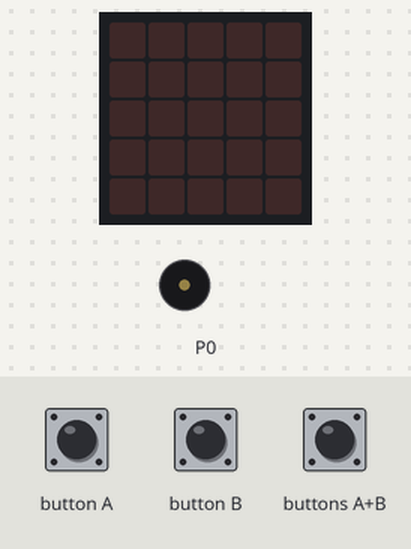
Recording of a program running on a simulated BBC micro:bit (MakeCode). Parts: the board's 5×5 LED display, buzzer (waves = sounding). The inputs (shaded band) are chosen by the test bench.

Above: at 1.2 s.
1.3 s: button A pressed for 0.15 s
At 3.3 s:
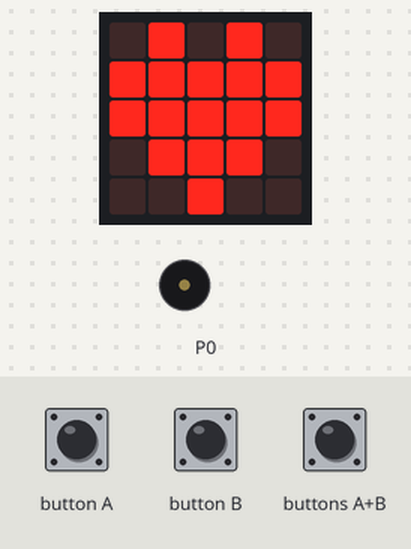
4.0 s: button B pressed for 0.15 s
At 5.1 s:
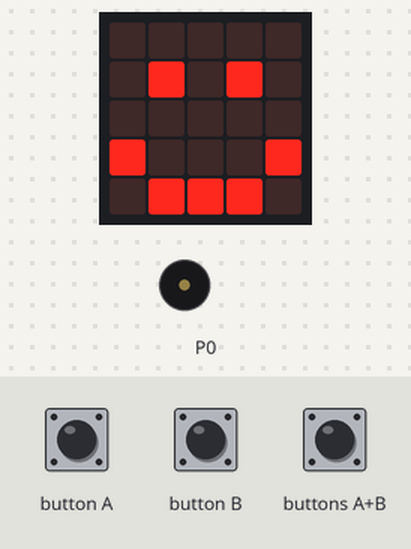
6.1 s: buttons A+B pressed for 0.15 s
At 7.9 s:
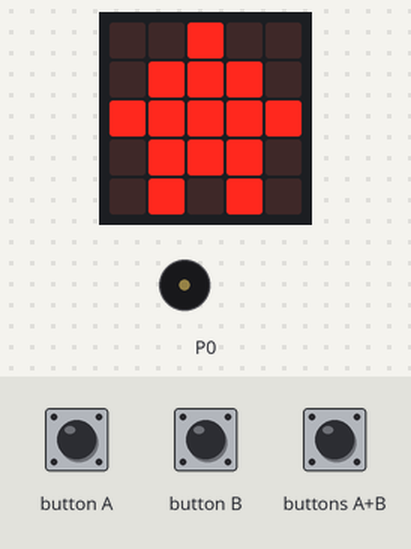
8.2 s: buttons A+B pressed for 1 s
At 9.6 s:
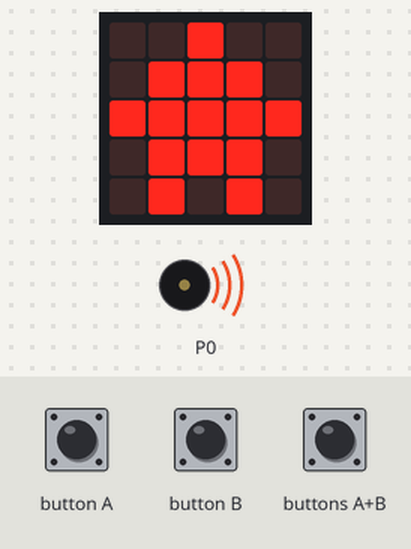
Timing chart, 0 to 11.2 s (numbered marks = the images above; inputs shaded):
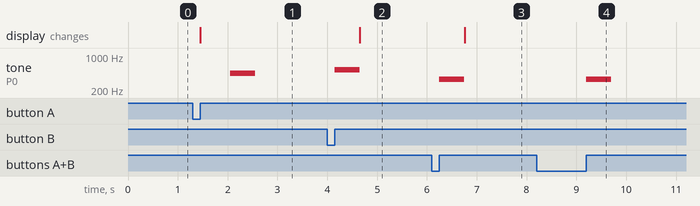

The program:

Micro.Pet.py
```python
def on_button_pressed_a():
    basic.show_icon(IconNames.HEART)
    music.play_tone(440, music.beat(BeatFraction.WHOLE))
input.on_button_pressed(Button.A, on_button_pressed_a)

def on_button_pressed_ab():
    music.play_tone(330, music.beat(BeatFraction.WHOLE))
    basic.show_icon(IconNames.HOUSE)
input.on_button_pressed(Button.AB, on_button_pressed_ab)

def on_button_pressed_b():
    music.play_tone(523, music.beat(BeatFraction.WHOLE))
    basic.show_icon(IconNames.HAPPY)
input.on_button_pressed(Button.B, on_button_pressed_b)
```

Measured:
- after the input at 1.3 s, tone on P0: silent → 440 Hz after 0.75 s, → silent 0.50 s later; the display: changes after 0.15 s (image 1)
- after the input at 4.0 s, tone on P0: silent → 523 Hz after 0.15 s, → silent 0.50 s later; the display: changes after 0.66 s (image 2)
- after the input at 6.1 s, tone on P0: silent → 330 Hz after 0.15 s, → silent 0.50 s later; the display: changes after 0.66 s (image 3)
- after the input at 8.2 s, tone on P0: silent → 330 Hz after 1.0 s, → silent 0.50 s later
